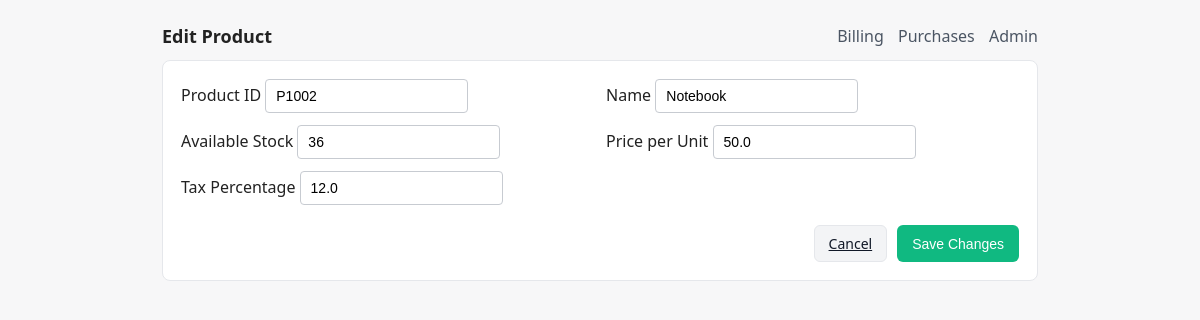
Screenshot of /admin/products/2/edit with the database file from the repository.
### models.py (models this page shows, shortened)
class Product(Base):
    __tablename__ = "products"
    id = Column(Integer, primary_key=True)
    product_id = Column(String, unique=True, index=True, nullable=False)
    name = Column(String, nullable=False)
    available_stock = Column(Integer, default=0)
    price_per_unit = Column(Float, nullable=False)
    tax_percentage = Column(Float, default=0.0)

### app.py (the view)
@app.get("/admin/products/{id}/edit", response_class=HTMLResponse)
def admin_products_edit_form(id: int, request: Request, db: Session = Depends(get_db)):
    product = db.query(Product).get(id)
    if not product:
        return HTMLResponse("Product not found", status_code=404)
    return templates.TemplateResponse(
        "admin_product_form.html",
        {"request": request, "mode": "edit", "product": product}
    )

### templates/admin_product_form.html (shortened to what this page needs)
{% extends "base.html" %}
{% block heading %}{{ 'Edit' if mode=='edit' else 'New' }} Product{% endblock %}
{% block content %}
<form method="post" action="">
  <div class="grid-2">
    <label>Product ID <input class="input" name="product_id" value="{{ (product.product_id if product else '') }}"></label>
    <label>Name <input class="input" name="name" value="{{ (product.name if product else '') }}"></label>
    <label>Available Stock <input type="number" step="1" min="0" class="input" name="available_stock" value="{{ (product.available_stock if product else 0) }}"></label>
    <label>Price per Unit <input type="number" step="0.01" min="0" class="input" name="price_per_unit" value="{{ (product.price_per_unit if product else 0) }}"></label>
    <label>Tax Percentage <input type="number" step="0.01" min="0" class="input" name="tax_percentage" value="{{ (product.tax_percentage if product else 0) }}"></label>
  </div>
  <div class="actions">
    <a class="btn btn-light" href="/admin/products">Cancel</a>
    <button class="btn btn-primary" type="submit">{{ 'Save Changes' if mode=='edit' else 'Create' }}</button>
  </div>
</form>
{% endblock %}

### static/styles.css (style rules this page uses)
* { box-sizing: border-box; }
body { font-family: system-ui, -apple-system, Segoe UI, Roboto, Arial, sans-serif; color:#222; background:#f7f7f8; }
.input { border:1px solid #c7cbd1; border-radius:4px; padding:8px 10px; font-size:14px; }
.grid-2 { display:grid; grid-template-columns: 1fr 1fr; gap:12px; }
.actions { display:flex; gap:10px; justify-content:flex-end; margin-top:20px; }
.btn { border:1px solid transparent; padding:8px 14px; border-radius:6px; cursor:pointer; font-size:14px; }
.btn-primary { background:#10b981; color:#fff; }
.btn-light { background:#f3f4f6; color:#111827; border-color:#e5e7eb; }

### rows the page displays
Product: product_id "P1002", name "Notebook", available_stock "36", price_per_unit "50.0", tax_percentage "12.0"

### other values shown
{{ 'Edit' if mode=='edit' else 'New' }} "Edit"
{{ 'Save Changes' if mode=='edit' else 'Create' }} "Save Changes"
